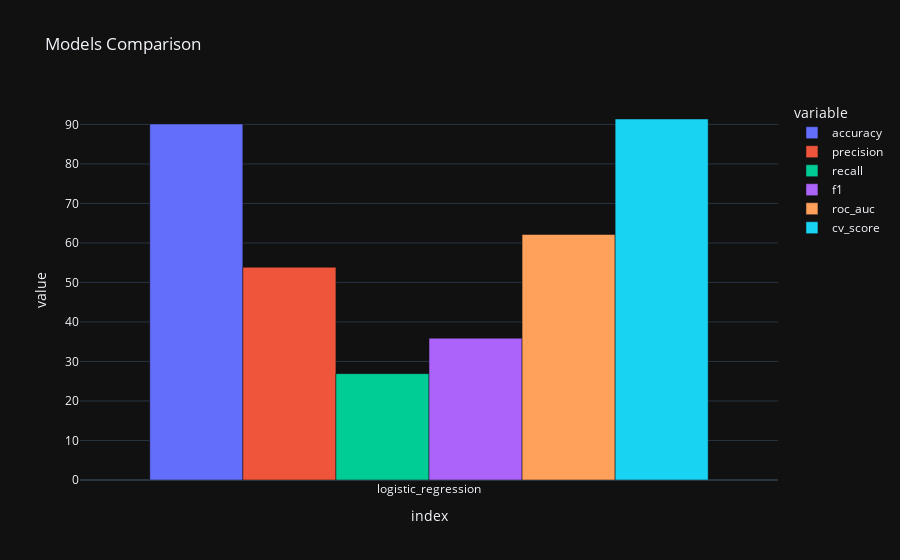

Source (notebook cell):
### Markdown cell above
# Models Comparison

### Code cell
# Plot the models' performance
# TODO: fix labels
figure = ex.bar(performance,
                x=performance.index,
                y=performance.columns.values,
                labels={'x': 'Model', 'y': 'Performance'},
                barmode='group',
                title='Models Comparison',
                template='plotly_dark')

figure.show()

### Figure 1 — Plotly figure (JSON) as saved in the notebook; plotly's stock layout.template omitted (floating-point values rounded to 4 significant figures)
{"data": [{"alignmentgroup": "True", "hovertemplate": "variable=accuracy<br>index=%{x}<br>value=%{y}<extra></extra>", "legendgroup": "accuracy", "marker": {"color": "#636efa", "pattern": {"shape": ""}}, "name": "accuracy", "offsetgroup": "accuracy", "orientation": "v", "showlegend": true, "textposition": "auto", "type": "bar", "x": ["logistic_regression"], "xaxis": "x", "y": [90.12], "yaxis": "y"}, {"alignmentgroup": "True", "hovertemplate": "variable=precision<br>index=%{x}<br>value=%{y}<extra></extra>", "legendgroup": "precision", "marker": {"color": "#EF553B", "pattern": {"shape": ""}}, "name": "precision", "offsetgroup": "precision", "orientation": "v", "showlegend": true, "textposition": "auto", "type": "bar", "x": ["logistic_regression"], "xaxis": "x", "y": [53.85], "yaxis": "y"}, {"alignmentgroup": "True", "hovertemplate": "variable=recall<br>index=%{x}<br>value=%{y}<extra></extra>", "legendgroup": "recall", "marker": {"color": "#00cc96", "pattern": {"shape": ""}}, "name": "recall", "offsetgroup": "recall", "orientation": "v", "showlegend": true, "textposition": "auto", "type": "bar", "x": ["logistic_regression"], "xaxis": "x", "y": [26.92], "yaxis": "y"}, {"alignmentgroup": "True", "hovertemplate": "variable=f1<br>index=%{x}<br>value=%{y}<extra></extra>", "legendgroup": "f1", "marker": {"color": "#ab63fa", "pattern": {"shape": ""}}, "name": "f1", "offsetgroup": "f1", "orientation": "v", "showlegend": true, "textposition": "auto", "type": "bar", "x": ["logistic_regression"], "xaxis": "x", "y": [35.9], "yaxis": "y"}, {"alignmentgroup": "True", "hovertemplate": "variable=roc_auc<br>index=%{x}<br>value=%{y}<extra></extra>", "legendgroup": "roc_auc", "marker": {"color": "#FFA15A", "pattern": {"shape": ""}}, "name": "roc_auc", "offsetgroup": "roc_auc", "orientation": "v", "showlegend": true, "textposition": "auto", "type": "bar", "x": ["logistic_regression"], "xaxis": "x", "y": [62.14], "yaxis": "y"}, {"alignmentgroup": "True", "hovertemplate": "variable=cv_score<br>index=%{x}<br>value=%{y}<extra></extra>", "legendgroup": "cv_score", "marker": {"color": "#19d3f3", "pattern": {"shape": ""}}, "name": "cv_score", "offsetgroup": "cv_score", "orientation": "v", "showlegend": true, "textposition": "auto", "type": "bar", "x": ["logistic_regression"], "xaxis": "x", "y": [91.37], "yaxis": "y"}], "layout": {"autosize": true, "barmode": "group", "legend": {"title": {"text": "variable"}, "tracegroupgap": 0}, "title": {"text": "Models Comparison"}, "xaxis": {"anchor": "y", "autorange": true, "domain": [0, 1], "range": [-0.5, 0.5], "title": {"text": "index"}, "type": "category"}, "yaxis": {"anchor": "x", "autorange": true, "domain": [0, 1], "range": [0, 96.18], "title": {"text": "value"}, "type": "linear"}}}
